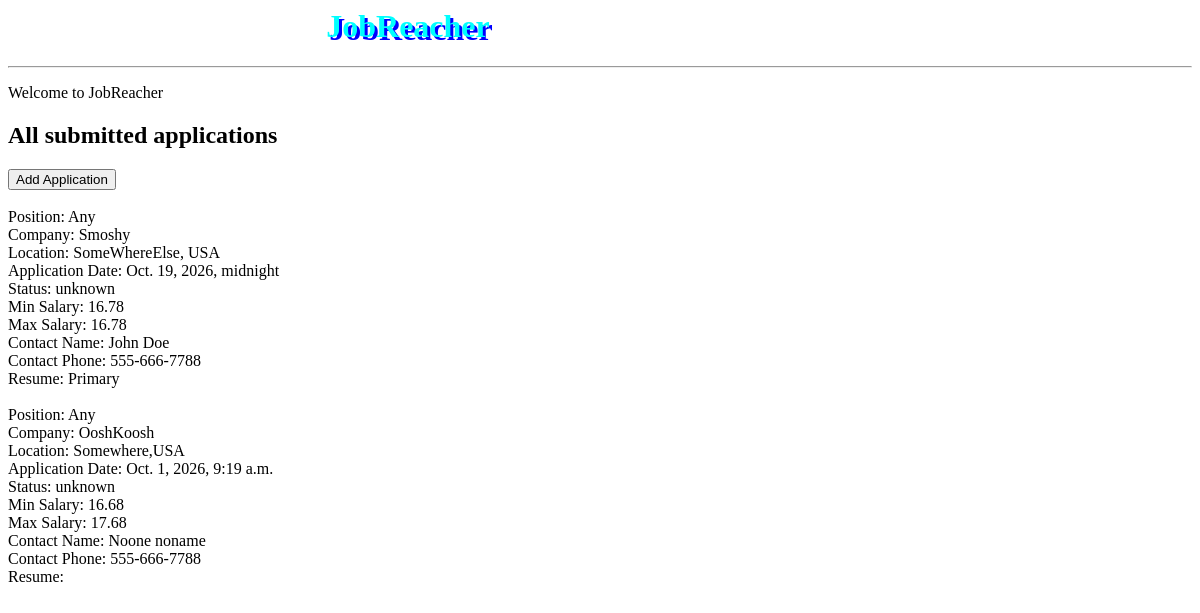
/applications (signed in), run on an earlier commit of the app's database.
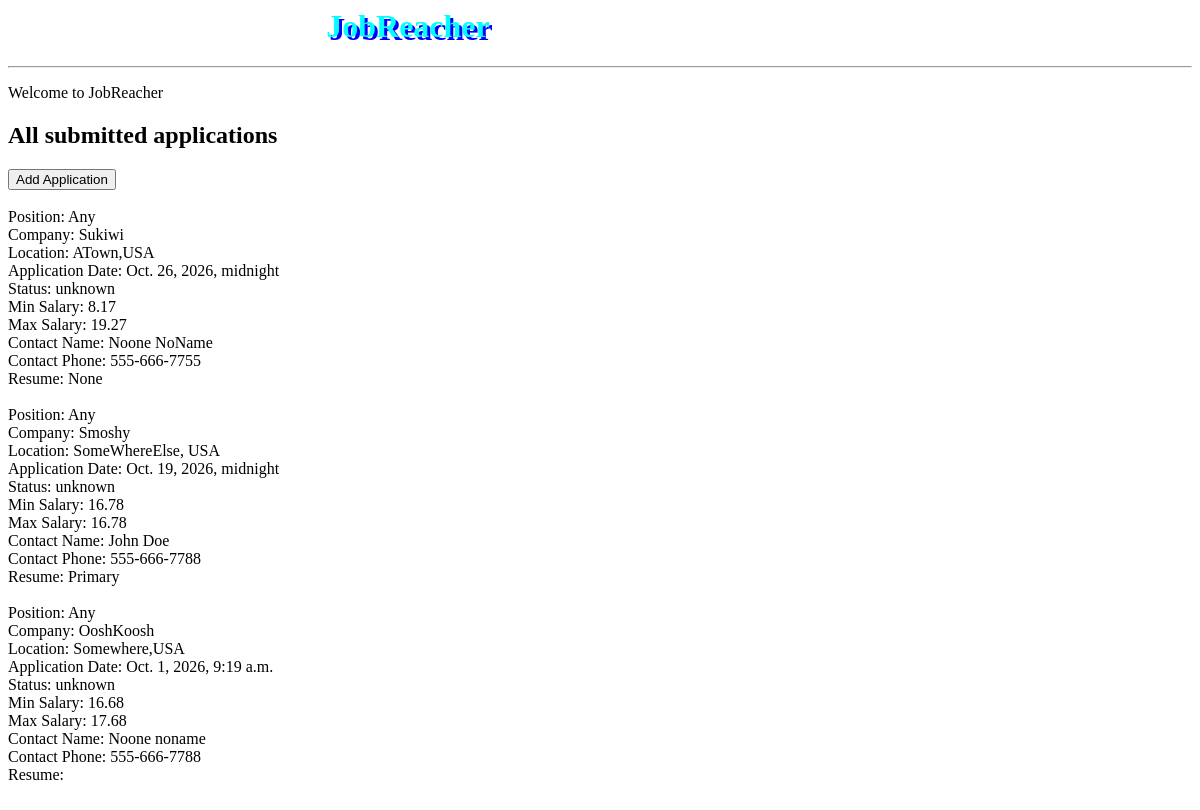
And on a later commit of the database.
### applications/models.py (models this page shows)
class Post(models.Model):
    user = models.ForeignKey(settings.AUTH_USER_MODEL, on_delete=models.CASCADE) # Userho added an application entry
    posted_date = models.DateTimeField(default=timezone.now) # Date job application was saved by user
    application_date = models.DateTimeField(blank=True, null=True) # Date application was submitted to company
    status = models.CharField(max_length=50, default='1') # Interviewing, Applied, Prospective - Should be changed to a drop down or check box
    position = models.CharField(max_length=250) # Company position of interest
    min_salary = models.CharField(max_length=200, default="") # Minimum Salary offered
    max_salary = models.CharField(max_length=200, default="N/A") # Location of company
    contact_name = models.CharField(max_length=250, default="") # Name of contact person at company
    contact_phone = models.CharField(max_length=250, default="") # Phone number of contact person at company
    company_location = models.CharField(max_length=250, default="") # Location of company
    company_name = models.CharField(max_length=250, default="") # Name of company
    resume = models.FileField(upload_to='resumes/', blank=True, null=True) # Resume file uploaded by user

### applications/views.py (the view)
# urls.py: path("applications", views.Apps.as_view(), name="applications"),
class Apps(LoginRequiredMixin,ListView):
    model = Post
    paginate_by = 50
    template_name = "applications/apps.html"
    context_object_name = "applications"
    def get_queryset(self):
        return Post.objects.all().filter(user=self.request.user).order_by("-posted_date")
    def get_context_data(self, **kwargs):
        context = super().get_context_data(**kwargs)
        context["applications"] = Post.objects.all().filter(user=self.request.user).order_by("-posted_date")
        return context

### applications/templates/applications/apps.html
{% extends "applications/base.html" %}
{% block content %}
{% if user.is_authenticated %}
 <h2>All submitted applications</h2>
 <a href="/newapp"><button>Add Application</button></a><br><br>
 {% if applications %}
 {% for app in applications %}
        Position: {{ app.position }}<br>
        Company: {{ app.company_name }}<br>
        Location: {{ app.company_location }}<br>
        Application Date: {{ app.application_date }}<br>
        Status:
        {% if app.status == 1 %}
                Applied
            {% elif app.status == 2 %}
                Prospective
            {% else %}
                unknown
            {% endif %}<br>
        Min Salary: {{ app.min_salary }}<br>
        Max Salary: {{ app.max_salary }}<br>
        Contact Name: {{ app.contact_name }}<br>
        Contact Phone: {{ app.contact_phone }}<br>
        Resume: {{ app.resume }}<br><br>
    {% endfor %}
    {% else %}
    <p> There are no applications submitted</p>
    {% endif %}
{% else %}
<p>Sorry, you must be authenticated to access this content</p>
{% endif %}
{% endblock %}

### applications/templates/applications/base.html (shortened to what this page needs)
<html lang="en">
  <head>
  </head>
  <body>
    <div class="header">
    <h1 class="welcome"><span class="site_title">JobReacher</span></h1>
        <hr>
    {% if not user.is_authenticated %}
      <a href="/login"><button>Login</button></a> or <a href="/register"><button>Register</button></a>
      {% else %}
      <p>Welcome to JobReacher</p>
      {% endif %}
    </div>
    {% block content %}{% endblock %}
  </body>
</html>

### applications/templates/applications/base.html (style rules this page uses)
.welcome { max-width: 800px; text-align:center; }
.site_title { color: cyan; text-style: italic; text-shadow: 3px 3px blue; }

What changed in the data, as far as the page shows it:
added Post: position "Any", company_name "Sukiwi", company_location "ATown,USA", application_date "Oct. 26, 2026, midnight", status "unknown", min_salary "8.17", max_salary "19.27", contact_name "Noone NoName", contact_phone "555-666-7755", resume "None"
